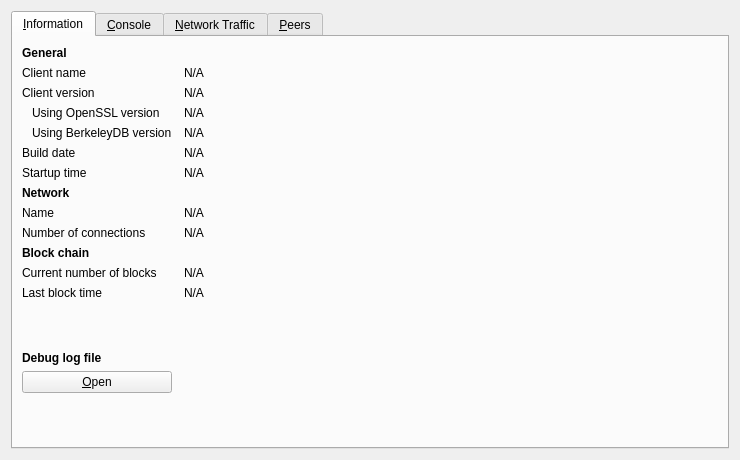
<?xml version="1.0" encoding="UTF-8"?>
<ui version="4.0">
 <class>RPCConsole</class>
 <widget class="QWidget" name="RPCConsole">
  <property name="geometry">
   <rect>
    <x>0</x>
    <y>0</y>
    <width>740</width>
    <height>450</height>
   </rect>
  </property>
  <property name="windowTitle">
   <string>Debug window</string>
  </property>
  <layout class="QVBoxLayout" name="verticalLayout_2">
   <item>
    <widget class="QTabWidget" name="tabWidget">
     <property name="currentIndex">
      <number>0</number>
     </property>
     <widget class="QWidget" name="tab_info">
      <attribute name="title">
       <string>&amp;Information</string>
      </attribute>
      <layout class="QGridLayout" name="gridLayout" columnstretch="0,1">
       <property name="horizontalSpacing">
        <number>12</number>
       </property>
       <item row="0" column="0">
        <widget class="QLabel" name="label_9">
         <property name="font">
          <font>
           <weight>75</weight>
           <bold>true</bold>
          </font>
         </property>
         <property name="text">
          <string>General</string>
         </property>
        </widget>
       </item>
       <item row="1" column="0">
        <widget class="QLabel" name="label_5">
         <property name="text">
          <string>Client name</string>
         </property>
        </widget>
       </item>
       <item row="1" column="1">
        <widget class="QLabel" name="clientName">
         <property name="cursor">
          <cursorShape>IBeamCursor</cursorShape>
         </property>
         <property name="text">
          <string>N/A</string>
         </property>
         <property name="textFormat">
          <enum>Qt::PlainText</enum>
         </property>
         <property name="textInteractionFlags">
          <set>Qt::LinksAccessibleByMouse|Qt::TextSelectableByKeyboard|Qt::TextSelectableByMouse</set>
         </property>
        </widget>
       </item>
       <item row="2" column="0">
        <widget class="QLabel" name="label_6">
         <property name="text">
          <string>Client version</string>
         </property>
        </widget>
       </item>
       <item row="2" column="1">
        <widget class="QLabel" name="clientVersion">
         <property name="cursor">
          <cursorShape>IBeamCursor</cursorShape>
         </property>
         <property name="text">
          <string>N/A</string>
         </property>
         <property name="textFormat">
          <enum>Qt::PlainText</enum>
         </property>
         <property name="textInteractionFlags">
          <set>Qt::LinksAccessibleByMouse|Qt::TextSelectableByKeyboard|Qt::TextSelectableByMouse</set>
         </property>
        </widget>
       </item>
       <item row="3" column="0">
        <widget class="QLabel" name="label_14">
         <property name="text">
          <string>Using OpenSSL version</string>
         </property>
         <property name="indent">
          <number>10</number>
         </property>
        </widget>
       </item>
       <item row="3" column="1">
        <widget class="QLabel" name="openSSLVersion">
         <property name="cursor">
          <cursorShape>IBeamCursor</cursorShape>
         </property>
         <property name="text">
          <string>N/A</string>
         </property>
         <property name="textFormat">
          <enum>Qt::PlainText</enum>
         </property>
         <property name="textInteractionFlags">
          <set>Qt::LinksAccessibleByMouse|Qt::TextSelectableByKeyboard|Qt::TextSelectableByMouse</set>
         </property>
        </widget>
       </item>
       <item row="4" column="0">
        <widget class="QLabel" name="label_berkeleyDBVersion">
         <property name="text">
          <string>Using BerkeleyDB version</string>
         </property>
         <property name="indent">
          <number>10</number>
         </property>
        </widget>
       </item>
       <item row="4" column="1">
        <widget class="QLabel" name="berkeleyDBVersion">
         <property name="cursor">
          <cursorShape>IBeamCursor</cursorShape>
         </property>
         <property name="text">
          <string>N/A</string>
         </property>
         <property name="textFormat">
          <enum>Qt::PlainText</enum>
         </property>
         <property name="textInteractionFlags">
          <set>Qt::LinksAccessibleByMouse|Qt::TextSelectableByKeyboard|Qt::TextSelectableByMouse</set>
         </property>
        </widget>
       </item>
       <item row="5" column="0">
        <widget class="QLabel" name="label_12">
         <property name="text">
          <string>Build date</string>
         </property>
        </widget>
       </item>
       <item row="5" column="1">
        <widget class="QLabel" name="buildDate">
         <property name="cursor">
          <cursorShape>IBeamCursor</cursorShape>
         </property>
         <property name="text">
          <string>N/A</string>
         </property>
         <property name="textFormat">
          <enum>Qt::PlainText</enum>
         </property>
         <property name="textInteractionFlags">
          <set>Qt::LinksAccessibleByMouse|Qt::TextSelectableByKeyboard|Qt::TextSelectableByMouse</set>
         </property>
        </widget>
       </item>
       <item row="6" column="0">
        <widget class="QLabel" name="label_13">
         <property name="text">
          <string>Startup time</string>
         </property>
        </widget>
       </item>
       <item row="6" column="1">
        <widget class="QLabel" name="startupTime">
         <property name="cursor">
          <cursorShape>IBeamCursor</cursorShape>
         </property>
         <property name="text">
          <string>N/A</string>
         </property>
         <property name="textFormat">
          <enum>Qt::PlainText</enum>
         </property>
         <property name="textInteractionFlags">
          <set>Qt::LinksAccessibleByMouse|Qt::TextSelectableByKeyboard|Qt::TextSelectableByMouse</set>
         </property>
        </widget>
       </item>
       <item row="7" column="0">
        <widget class="QLabel" name="label_11">
         <property name="font">
          <font>
           <weight>75</weight>
           <bold>true</bold>
          </font>
         </property>
         <property name="text">
          <string>Network</string>
         </property>
        </widget>
       </item>
       <item row="8" column="0">
        <widget class="QLabel" name="label_8">
         <property name="text">
          <string>Name</string>
         </property>
        </widget>
       </item>
       <item row="8" column="1">
        <widget class="QLabel" name="networkName">
         <property name="cursor">
          <cursorShape>IBeamCursor</cursorShape>
         </property>
         <property name="text">
          <string>N/A</string>
         </property>
         <property name="textFormat">
          <enum>Qt::PlainText</enum>
         </property>
         <property name="textInteractionFlags">
          <set>Qt::LinksAccessibleByMouse|Qt::TextSelectableByKeyboard|Qt::TextSelectableByMouse</set>
         </property>
        </widget>
       </item>
       <item row="9" column="0">
        <widget class="QLabel" name="label_7">
         <property name="text">
          <string>Number of connections</string>
         </property>
        </widget>
       </item>
       <item row="9" column="1">
        <widget class="QLabel" name="numberOfConnections">
         <property name="cursor">
          <cursorShape>IBeamCursor</cursorShape>
         </property>
         <property name="text">
          <string>N/A</string>
         </property>
         <property name="textFormat">
          <enum>Qt::PlainText</enum>
         </property>
         <property name="textInteractionFlags">
          <set>Qt::LinksAccessibleByMouse|Qt::TextSelectableByKeyboard|Qt::TextSelectableByMouse</set>
         </property>
        </widget>
       </item>
       <item row="10" column="0">
        <widget class="QLabel" name="label_10">
         <property name="font">
          <font>
           <weight>75</weight>
           <bold>true</bold>
          </font>
         </property>
         <property name="text">
          <string>Block chain</string>
         </property>
        </widget>
       </item>
       <item row="11" column="0">
        <widget class="QLabel" name="label_3">
         <property name="text">
          <string>Current number of blocks</string>
         </property>
        </widget>
       </item>
       <item row="11" column="1">
        <widget class="QLabel" name="numberOfBlocks">
         <property name="cursor">
          <cursorShape>IBeamCursor</cursorShape>
         </property>
         <property name="text">
          <string>N/A</string>
         </property>
         <property name="textFormat">
          <enum>Qt::PlainText</enum>
         </property>
         <property name="textInteractionFlags">
          <set>Qt::LinksAccessibleByMouse|Qt::TextSelectableByKeyboard|Qt::TextSelectableByMouse</set>
         </property>
        </widget>
       </item>
       <item row="12" column="0">
        <widget class="QLabel" name="label_2">
         <property name="text">
          <string>Last block time</string>
         </property>
        </widget>
       </item>
       <item row="12" column="1">
        <widget class="QLabel" name="lastBlockTime">
         <property name="cursor">
          <cursorShape>IBeamCursor</cursorShape>
         </property>
         <property name="text">
          <string>N/A</string>
         </property>
         <property name="textFormat">
          <enum>Qt::PlainText</enum>
         </property>
         <property name="textInteractionFlags">
          <set>Qt::LinksAccessibleByMouse|Qt::TextSelectableByKeyboard|Qt::TextSelectableByMouse</set>
         </property>
        </widget>
       </item>
       <item row="13" column="0">
        <spacer name="verticalSpacer_2">
         <property name="orientation">
          <enum>Qt::Vertical</enum>
         </property>
         <property name="sizeHint" stdset="0">
          <size>
           <width>20</width>
           <height>20</height>
          </size>
         </property>
        </spacer>
       </item>
       <item row="14" column="0">
        <widget class="QLabel" name="labelDebugLogfile">
         <property name="font">
          <font>
           <weight>75</weight>
           <bold>true</bold>
          </font>
         </property>
         <property name="text">
          <string>Debug log file</string>
         </property>
        </widget>
       </item>
       <item row="15" column="0">
        <widget class="QPushButton" name="openDebugLogfileButton">
         <property name="toolTip">
          <string>Open the Bitcoin Core debug log file from the current data directory. This can take a few seconds for large log files.</string>
         </property>
         <property name="text">
          <string>&amp;Open</string>
         </property>
         <property name="autoDefault">
          <bool>false</bool>
         </property>
        </widget>
       </item>
       <item row="16" column="0">
        <spacer name="verticalSpacer">
         <property name="orientation">
          <enum>Qt::Vertical</enum>
         </property>
         <property name="sizeHint" stdset="0">
          <size>
           <width>20</width>
           <height>40</height>
          </size>
         </property>
        </spacer>
       </item>
      </layout>
     </widget>
     <widget class="QWidget" name="tab_console">
      <attribute name="title">
       <string>&amp;Console</string>
      </attribute>
      <layout class="QVBoxLayout" name="verticalLayout_3">
       <property name="spacing">
        <number>3</number>
       </property>
       <item>
        <widget class="QTextEdit" name="messagesWidget">
         <property name="minimumSize">
          <size>
           <width>0</width>
           <height>100</height>
          </size>
         </property>
         <property name="readOnly">
          <bool>true</bool>
         </property>
         <property name="tabKeyNavigation" stdset="0">
          <bool>false</bool>
         </property>
         <property name="columnCount" stdset="0">
          <number>2</number>
         </property>
        </widget>
       </item>
       <item>
        <layout class="QHBoxLayout" name="horizontalLayout">
         <property name="spacing">
          <number>3</number>
         </property>
         <item>
          <widget class="QLabel" name="label">
           <property name="text">
            <string notr="true">&gt;</string>
           </property>
          </widget>
         </item>
         <item>
          <widget class="QLineEdit" name="lineEdit"/>
         </item>
         <item>
          <widget class="QPushButton" name="clearButton">
           <property name="maximumSize">
            <size>
             <width>24</width>
             <height>24</height>
            </size>
           </property>
           <property name="toolTip">
            <string>Clear console</string>
           </property>
           <property name="text">
            <string/>
           </property>
           <property name="icon">
            <iconset resource="../bitcoin.qrc">
             <normaloff>:/icons/remove</normaloff>:/icons/remove</iconset>
           </property>
           <property name="shortcut">
            <string notr="true">Ctrl+L</string>
           </property>
           <property name="autoDefault">
            <bool>false</bool>
           </property>
          </widget>
         </item>
        </layout>
       </item>
      </layout>
     </widget>
     <widget class="QWidget" name="tab_nettraffic">
      <attribute name="title">
       <string>&amp;Network Traffic</string>
      </attribute>
      <layout class="QHBoxLayout" name="horizontalLayout_3">
       <item>
        <layout class="QVBoxLayout" name="verticalLayout_4">
         <item>
          <widget class="TrafficGraphWidget" name="trafficGraph" native="true">
           <property name="sizePolicy">
            <sizepolicy hsizetype="Expanding" vsizetype="Expanding">
             <horstretch>0</horstretch>
             <verstretch>0</verstretch>
            </sizepolicy>
           </property>
          </widget>
         </item>
         <item>
          <layout class="QHBoxLayout" name="horizontalLayout_2">
           <item>
            <widget class="QSlider" name="sldGraphRange">
             <property name="minimum">
              <number>1</number>
             </property>
             <property name="maximum">
              <number>288</number>
             </property>
             <property name="pageStep">
              <number>12</number>
             </property>
             <property name="value">
              <number>6</number>
             </property>
             <property name="orientation">
              <enum>Qt::Horizontal</enum>
             </property>
            </widget>
           </item>
           <item>
            <widget class="QLabel" name="lblGraphRange">
             <property name="minimumSize">
              <size>
               <width>100</width>
               <height>0</height>
              </size>
             </property>
             <property name="alignment">
              <set>Qt::AlignCenter</set>
             </property>
            </widget>
           </item>
           <item>
            <widget class="QPushButton" name="btnClearTrafficGraph">
             <property name="text">
              <string>&amp;Clear</string>
             </property>
             <property name="autoDefault">
              <bool>false</bool>
             </property>
            </widget>
           </item>
          </layout>
         </item>
        </layout>
       </item>
       <item>
        <layout class="QVBoxLayout" name="verticalLayout">
         <item>
          <widget class="QGroupBox" name="groupBox">
           <property name="title">
            <string>Totals</string>
           </property>
           <layout class="QVBoxLayout" name="verticalLayout_5">
            <item>
             <layout class="QHBoxLayout" name="horizontalLayout_4">
              <item>
               <widget class="Line" name="line">
                <property name="sizePolicy">
                 <sizepolicy hsizetype="Fixed" vsizetype="Fixed">
                  <horstretch>0</horstretch>
                  <verstretch>0</verstretch>
                 </sizepolicy>
                </property>
                <property name="minimumSize">
                 <size>
                  <width>10</width>
                  <height>0</height>
                 </size>
                </property>
                <property name="palette">
                 <palette>
                  <active>
                   <colorrole role="Light">
                    <brush brushstyle="SolidPattern">
                     <color alpha="255">
                      <red>0</red>
                      <green>255</green>
                      <blue>0</blue>
                     </color>
                    </brush>
                   </colorrole>
                  </active>
                  <inactive>
                   <colorrole role="Light">
                    <brush brushstyle="SolidPattern">
                     <color alpha="255">
                      <red>0</red>
                      <green>255</green>
                      <blue>0</blue>
                     </color>
                    </brush>
                   </colorrole>
                  </inactive>
                  <disabled>
                   <colorrole role="Light">
                    <brush brushstyle="SolidPattern">
                     <color alpha="255">
                      <red>0</red>
                      <green>255</green>
                      <blue>0</blue>
                     </color>
                    </brush>
                   </colorrole>
                  </disabled>
                 </palette>
                </property>
                <property name="orientation">
                 <enum>Qt::Horizontal</enum>
                </property>
               </widget>
              </item>
              <item>
               <widget class="QLabel" name="label_16">
                <property name="text">
                 <string>Received</string>
                </property>
               </widget>
              </item>
              <item>
               <widget class="QLabel" name="lblBytesIn">
                <property name="minimumSize">
                 <size>
                  <width>50</width>
                  <height>0</height>
                 </size>
                </property>
                <property name="alignment">
                 <set>Qt::AlignRight|Qt::AlignTrailing|Qt::AlignVCenter</set>
                </property>
               </widget>
              </item>
             </layout>
            </item>
            <item>
             <layout class="QHBoxLayout" name="horizontalLayout_5">
              <item>
               <widget class="Line" name="line_2">
                <property name="sizePolicy">
                 <sizepolicy hsizetype="Fixed" vsizetype="Fixed">
                  <horstretch>0</horstretch>
                  <verstretch>0</verstretch>
                 </sizepolicy>
                </property>
                <property name="minimumSize">
                 <size>
                  <width>10</width>
                  <height>0</height>
                 </size>
                </property>
                <property name="palette">
                 <palette>
                  <active>
                   <colorrole role="Light">
                    <brush brushstyle="SolidPattern">
                     <color alpha="255">
                      <red>255</red>
                      <green>0</green>
                      <blue>0</blue>
                     </color>
                    </brush>
                   </colorrole>
                  </active>
                  <inactive>
                   <colorrole role="Light">
                    <brush brushstyle="SolidPattern">
                     <color alpha="255">
                      <red>255</red>
                      <green>0</green>
                      <blue>0</blue>
                     </color>
                    </brush>
                   </colorrole>
                  </inactive>
                  <disabled>
                   <colorrole role="Light">
                    <brush brushstyle="SolidPattern">
                     <color alpha="255">
                      <red>255</red>
                      <green>0</green>
                      <blue>0</blue>
                     </color>
                    </brush>
                   </colorrole>
                  </disabled>
                 </palette>
                </property>
                <property name="orientation">
                 <enum>Qt::Horizontal</enum>
                </property>
               </widget>
              </item>
              <item>
               <widget class="QLabel" name="label_17">
                <property name="text">
                 <string>Sent</string>
                </property>
               </widget>
              </item>
              <item>
               <widget class="QLabel" name="lblBytesOut">
                <property name="minimumSize">
                 <size>
                  <width>50</width>
                  <height>0</height>
                 </size>
                </property>
                <property name="alignment">
                 <set>Qt::AlignRight|Qt::AlignTrailing|Qt::AlignVCenter</set>
                </property>
               </widget>
              </item>
             </layout>
            </item>
            <item>
             <spacer name="verticalSpacer_4">
              <property name="orientation">
               <enum>Qt::Vertical</enum>
              </property>
              <property name="sizeHint" stdset="0">
               <size>
                <width>20</width>
                <height>407</height>
               </size>
              </property>
             </spacer>
            </item>
           </layout>
          </widget>
         </item>
        </layout>
       </item>
      </layout>
     </widget>
     <widget class="QWidget" name="tab_peers">
      <attribute name="title">
       <string>&amp;Peers</string>
      </attribute>
      <layout class="QGridLayout" name="gridLayout_2">
       <item row="0" column="0" rowspan="2">
        <layout class="QVBoxLayout" name="verticalLayout_101">
         <property name="spacing">
          <number>0</number>
         </property>
         <item>
          <widget class="QTableView" name="peerWidget">
           <property name="horizontalScrollBarPolicy">
            <enum>Qt::ScrollBarAsNeeded</enum>
           </property>
           <property name="alternatingRowColors">
            <bool>true</bool>
           </property>
           <property name="sortingEnabled">
            <bool>true</bool>
           </property>
           <attribute name="horizontalHeaderHighlightSections">
            <bool>false</bool>
           </attribute>
          </widget>
         </item>
         <item>
          <widget class="QLabel" name="banHeading">
           <property name="sizePolicy">
            <sizepolicy hsizetype="Preferred" vsizetype="Minimum">
             <horstretch>0</horstretch>
             <verstretch>0</verstretch>
            </sizepolicy>
           </property>
           <property name="minimumSize">
            <size>
             <width>300</width>
             <height>32</height>
            </size>
           </property>
           <property name="maximumSize">
            <size>
             <width>16777215</width>
             <height>32</height>
            </size>
           </property>
           <property name="font">
            <font>
             <pointsize>12</pointsize>
            </font>
           </property>
           <property name="text">
            <string>Banned peers</string>
           </property>
           <property name="alignment">
            <set>Qt::AlignBottom|Qt::AlignLeading|Qt::AlignLeft</set>
           </property>
          </widget>
         </item>
         <item>
          <widget class="QTableView" name="banlistWidget">
           <property name="horizontalScrollBarPolicy">
            <enum>Qt::ScrollBarAsNeeded</enum>
           </property>
           <property name="alternatingRowColors">
            <bool>true</bool>
           </property>
           <property name="sortingEnabled">
            <bool>true</bool>
           </property>
           <attribute name="horizontalHeaderHighlightSections">
            <bool>false</bool>
           </attribute>
          </widget>
         </item>
        </layout>
       </item>
       <item row="0" column="1">
        <widget class="QLabel" name="peerHeading">
         <property name="sizePolicy">
          <sizepolicy hsizetype="Preferred" vsizetype="Minimum">
           <horstretch>0</horstretch>
           <verstretch>0</verstretch>
          </sizepolicy>
         </property>
         <property name="minimumSize">
          <size>
           <width>300</width>
           <height>32</height>
          </size>
         </property>
         <property name="font">
          <font>
           <pointsize>10</pointsize>
          </font>
         </property>
         <property name="cursor">
          <cursorShape>IBeamCursor</cursorShape>
         </property>
         <property name="text">
          <string>Select a peer to view detailed information.</string>
         </property>
         <property name="alignment">
          <set>Qt::AlignHCenter|Qt::AlignTop</set>
         </property>
         <property name="wordWrap">
          <bool>true</bool>
         </property>
         <property name="textInteractionFlags">
          <set>Qt::LinksAccessibleByMouse|Qt::TextSelectableByKeyboard|Qt::TextSelectableByMouse</set>
         </property>
        </widget>
       </item>
       <item row="1" column="1">
        <widget class="QWidget" name="detailWidget" native="true">
         <property name="minimumSize">
          <size>
           <width>300</width>
           <height>0</height>
          </size>
         </property>
         <layout class="QGridLayout" name="gridLayout_3">
          <item row="0" column="0">
           <widget class="QLabel" name="label_30">
            <property name="text">
             <string>Whitelisted</string>
            </property>
           </widget>
          </item>
          <item row="0" column="2">
           <widget class="QLabel" name="peerWhitelisted">
            <property name="cursor">
             <cursorShape>IBeamCursor</cursorShape>
            </property>
            <property name="text">
             <string>N/A</string>
            </property>
            <property name="textFormat">
             <enum>Qt::PlainText</enum>
            </property>
            <property name="textInteractionFlags">
             <set>Qt::LinksAccessibleByMouse|Qt::TextSelectableByKeyboard|Qt::TextSelectableByMouse</set>
            </property>
           </widget>
          </item>
          <item row="1" column="0">
           <widget class="QLabel" name="label_23">
            <property name="text">
             <string>Direction</string>
            </property>
           </widget>
          </item>
          <item row="1" column="2">
           <widget class="QLabel" name="peerDirection">
            <property name="cursor">
             <cursorShape>IBeamCursor</cursorShape>
            </property>
            <property name="text">
             <string>N/A</string>
            </property>
            <property name="textFormat">
             <enum>Qt::PlainText</enum>
            </property>
            <property name="textInteractionFlags">
             <set>Qt::LinksAccessibleByMouse|Qt::TextSelectableByKeyboard|Qt::TextSelectableByMouse</set>
            </property>
           </widget>
          </item>
          <item row="2" column="0">
           <widget class="QLabel" name="label_21">
            <property name="text">
             <string>Version</string>
            </property>
           </widget>
          </item>
          <item row="2" column="2">
           <widget class="QLabel" name="peerVersion">
            <property name="cursor">
             <cursorShape>IBeamCursor</cursorShape>
            </property>
            <property name="text">
             <string>N/A</string>
            </property>
            <property name="textFormat">
             <enum>Qt::PlainText</enum>
            </property>
            <property name="textInteractionFlags">
             <set>Qt::LinksAccessibleByMouse|Qt::TextSelectableByKeyboard|Qt::TextSelectableByMouse</set>
            </property>
           </widget>
          </item>
          <item row="3" column="0">
           <widget class="QLabel" name="label_28">
            <property name="text">
             <string>User Agent</string>
            </property>
           </widget>
          </item>
          <item row="3" column="2">
           <widget class="QLabel" name="peerSubversion">
            <property name="cursor">
             <cursorShape>IBeamCursor</cursorShape>
            </property>
            <property name="text">
             <string>N/A</string>
            </property>
            <property name="textFormat">
             <enum>Qt::PlainText</enum>
            </property>
            <property name="textInteractionFlags">
             <set>Qt::LinksAccessibleByMouse|Qt::TextSelectableByKeyboard|Qt::TextSelectableByMouse</set>
            </property>
           </widget>
          </item>
          <item row="4" column="0">
           <widget class="QLabel" name="label_4">
            <property name="text">
             <string>Services</string>
            </property>
           </widget>
          </item>
          <item row="4" column="2">
           <widget class="QLabel" name="peerServices">
            <property name="cursor">
             <cursorShape>IBeamCursor</cursorShape>
            </property>
            <property name="text">
             <string>N/A</string>
            </property>
            <property name="textFormat">
             <enum>Qt::PlainText</enum>
            </property>
            <property name="textInteractionFlags">
             <set>Qt::LinksAccessibleByMouse|Qt::TextSelectableByKeyboard|Qt::TextSelectableByMouse</set>
            </property>
           </widget>
          </item>
          <item row="5" column="0">
           <widget class="QLabel" name="label_29">
            <property name="text">
             <string>Starting Block</string>
            </property>
           </widget>
          </item>
          <item row="5" column="2">
           <widget class="QLabel" name="peerHeight">
            <property name="cursor">
             <cursorShape>IBeamCursor</cursorShape>
            </property>
            <property name="text">
             <string>N/A</string>
            </property>
            <property name="textFormat">
             <enum>Qt::PlainText</enum>
            </property>
            <property name="textInteractionFlags">
             <set>Qt::LinksAccessibleByMouse|Qt::TextSelectableByKeyboard|Qt::TextSelectableByMouse</set>
            </property>
           </widget>
          </item>
          <item row="6" column="0">
           <widget class="QLabel" name="label_27">
            <property name="text">
             <string>Synced Headers</string>
            </property>
           </widget>
          </item>
          <item row="6" column="2">
           <widget class="QLabel" name="peerSyncHeight">
            <property name="cursor">
             <cursorShape>IBeamCursor</cursorShape>
            </property>
            <property name="text">
             <string>N/A</string>
            </property>
            <property name="textFormat">
             <enum>Qt::PlainText</enum>
            </property>
            <property name="textInteractionFlags">
             <set>Qt::LinksAccessibleByMouse|Qt::TextSelectableByKeyboard|Qt::TextSelectableByMouse</set>
            </property>
           </widget>
          </item>
          <item row="7" column="0">
           <widget class="QLabel" name="label_25">
            <property name="text">
             <string>Synced Blocks</string>
            </property>
           </widget>
          </item>
          <item row="7" column="2">
           <widget class="QLabel" name="peerCommonHeight">
            <property name="cursor">
             <cursorShape>IBeamCursor</cursorShape>
            </property>
            <property name="text">
             <string>N/A</string>
            </property>
            <property name="textFormat">
             <enum>Qt::PlainText</enum>
            </property>
            <property name="textInteractionFlags">
             <set>Qt::LinksAccessibleByMouse|Qt::TextSelectableByKeyboard|Qt::TextSelectableByMouse</set>
            </property>
           </widget>
          </item>
          <item row="8" column="0">
           <widget class="QLabel" name="label_24">
            <property name="text">
             <string>Ban Score</string>
            </property>
           </widget>
          </item>
          <item row="8" column="2">
           <widget class="QLabel" name="peerBanScore">
            <property name="cursor">
             <cursorShape>IBeamCursor</cursorShape>
            </property>
            <property name="text">
             <string>N/A</string>
            </property>
            <property name="textFormat">
             <enum>Qt::PlainText</enum>
            </property>
            <property name="textInteractionFlags">
             <set>Qt::LinksAccessibleByMouse|Qt::TextSelectableByKeyboard|Qt::TextSelectableByMouse</set>
            </property>
           </widget>
          </item>
          <item row="9" column="0">
           <widget class="QLabel" name="label_22">
            <property name="text">
             <string>Connection Time</string>
            </property>
           </widget>
          </item>
          <item row="9" column="2">
           <widget class="QLabel" name="peerConnTime">
            <property name="cursor">
             <cursorShape>IBeamCursor</cursorShape>
            </property>
            <property name="text">
             <string>N/A</string>
            </property>
            <property name="textFormat">
             <enum>Qt::PlainText</enum>
            </property>
            <property name="textInteractionFlags">
             <set>Qt::LinksAccessibleByMouse|Qt::TextSelectableByKeyboard|Qt::TextSelectableByMouse</set>
            </property>
           </widget>
          </item>
          <item row="10" column="0">
           <widget class="QLabel" name="label_15">
            <property name="text">
             <string>Last Send</string>
            </property>
           </widget>
          </item>
          <item row="10" column="2">
           <widget class="QLabel" name="peerLastSend">
            <property name="cursor">
             <cursorShape>IBeamCursor</cursorShape>
            </property>
            <property name="text">
             <string>N/A</string>
            </property>
            <property name="textFormat">
             <enum>Qt::PlainText</enum>
            </property>
            <property name="textInteractionFlags">
             <set>Qt::LinksAccessibleByMouse|Qt::TextSelectableByKeyboard|Qt::TextSelectableByMouse</set>
            </property>
           </widget>
          </item>
          <item row="11" column="0">
           <widget class="QLabel" name="label_19">
            <property name="text">
             <string>Last Receive</string>
            </property>
           </widget>
          </item>
          <item row="11" column="2">
           <widget class="QLabel" name="peerLastRecv">
            <property name="cursor">
             <cursorShape>IBeamCursor</cursorShape>
            </property>
            <property name="text">
             <string>N/A</string>
            </property>
            <property name="textFormat">
             <enum>Qt::PlainText</enum>
            </property>
            <property name="textInteractionFlags">
             <set>Qt::LinksAccessibleByMouse|Qt::TextSelectableByKeyboard|Qt::TextSelectableByMouse</set>
            </property>
           </widget>
          </item>
          <item row="12" column="0">
           <widget class="QLabel" name="label_18">
            <property name="text">
             <string>Bytes Sent</string>
            </property>
           </widget>
          </item>
          <item row="12" column="2">
           <widget class="QLabel" name="peerBytesSent">
            <property name="cursor">
             <cursorShape>IBeamCursor</cursorShape>
            </property>
            <property name="text">
             <string>N/A</string>
            </property>
            <property name="textFormat">
             <enum>Qt::PlainText</enum>
            </property>
            <property name="textInteractionFlags">
             <set>Qt::LinksAccessibleByMouse|Qt::TextSelectableByKeyboard|Qt::TextSelectableByMouse</set>
            </property>
           </widget>
          </item>
          <item row="13" column="0">
           <widget class="QLabel" name="label_20">
            <property name="text">
             <string>Bytes Received</string>
            </property>
           </widget>
          </item>
          <item row="13" column="2">
           <widget class="QLabel" name="peerBytesRecv">
            <property name="cursor">
             <cursorShape>IBeamCursor</cursorShape>
            </property>
            <property name="text">
             <string>N/A</string>
            </property>
            <property name="textFormat">
             <enum>Qt::PlainText</enum>
            </property>
            <property name="textInteractionFlags">
             <set>Qt::LinksAccessibleByMouse|Qt::TextSelectableByKeyboard|Qt::TextSelectableByMouse</set>
            </property>
           </widget>
          </item>
          <item row="14" column="0">
           <widget class="QLabel" name="label_26">
            <property name="text">
             <string>Ping Time</string>
            </property>
           </widget>
          </item>
          <item row="14" column="2">
           <widget class="QLabel" name="peerPingTime">
            <property name="cursor">
             <cursorShape>IBeamCursor</cursorShape>
            </property>
            <property name="text">
             <string>N/A</string>
            </property>
            <property name="textFormat">
             <enum>Qt::PlainText</enum>
            </property>
            <property name="textInteractionFlags">
             <set>Qt::LinksAccessibleByMouse|Qt::TextSelectableByKeyboard|Qt::TextSelectableByMouse</set>
            </property>
           </widget>
          </item>
          <item row="15" column="0">
           <widget class="QLabel" name="peerPingWaitLabel">
            <property name="toolTip">
             <string>The duration of a currently outstanding ping.</string>
            </property>
            <property name="text">
             <string>Ping Wait</string>
            </property>
           </widget>
          </item>
          <item row="15" column="2">
           <widget class="QLabel" name="peerPingWait">
            <property name="cursor">
             <cursorShape>IBeamCursor</cursorShape>
            </property>
            <property name="text">
             <string>N/A</string>
            </property>
            <property name="textFormat">
             <enum>Qt::PlainText</enum>
            </property>
            <property name="textInteractionFlags">
             <set>Qt::LinksAccessibleByMouse|Qt::TextSelectableByKeyboard|Qt::TextSelectableByMouse</set>
            </property>
           </widget>
          </item>
          <item row="16" column="0">
           <widget class="QLabel" name="label_timeoffset">
            <property name="text">
             <string>Time Offset</string>
            </property>
           </widget>
          </item>
          <item row="16" column="2">
           <widget class="QLabel" name="timeoffset">
            <property name="cursor">
             <cursorShape>IBeamCursor</cursorShape>
            </property>
            <property name="text">
             <string>N/A</string>
            </property>
            <property name="textFormat">
             <enum>Qt::PlainText</enum>
            </property>
            <property name="textInteractionFlags">
             <set>Qt::LinksAccessibleByMouse|Qt::TextSelectableByKeyboard|Qt::TextSelectableByMouse</set>
            </property>
           </widget>
          </item>
          <item row="17" column="1">
           <spacer name="verticalSpacer_3">
            <property name="orientation">
             <enum>Qt::Vertical</enum>
            </property>
            <property name="sizeHint" stdset="0">
             <size>
              <width>20</width>
              <height>40</height>
             </size>
            </property>
           </spacer>
          </item>
         </layout>
        </widget>
       </item>
      </layout>
     </widget>
    </widget>
   </item>
  </layout>
 </widget>
 <customwidgets>
  <customwidget>
   <class>TrafficGraphWidget</class>
   <extends>QWidget</extends>
   <header>trafficgraphwidget.h</header>
   <container>1</container>
   <slots>
    <slot>clear()</slot>
   </slots>
  </customwidget>
 </customwidgets>
 <resources>
  <include location="../bitcoin.qrc"/>
 </resources>
 <connections/>
</ui>
